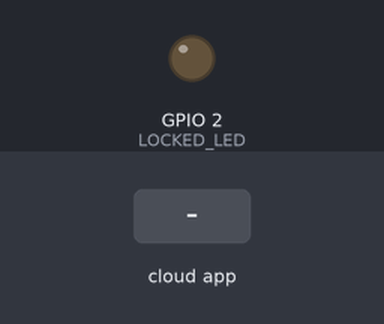
This sketch was run on a simulated ESP32. Parts: output pins drawn as LEDs (lit = HIGH). Inputs (shaded band) come from the test bench. WiFi joins after 1.5 s; servers stay silent unless stated; the Firebase database answers and starts empty; what the sketch prints to the serial monitor is not drawn.

Above: at 2.8 s.
2.9 s: the phone or cloud app sets locked to 1
At 3.6 s:
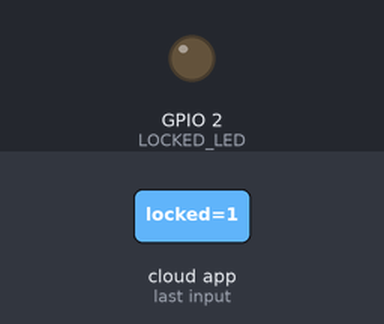
7.6 s: the phone or cloud app sets locked to 0
At 10.4 s:
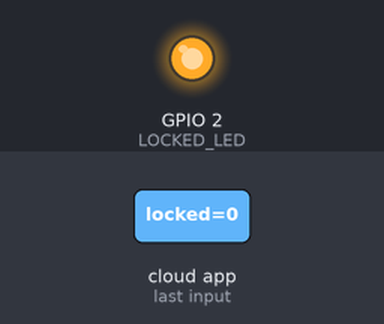
Timing chart, 0 to 11.9 s (numbered marks = the images above; inputs shaded):
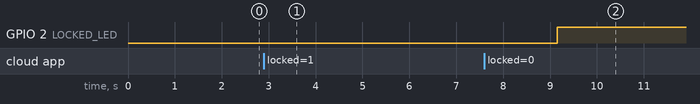

Measured:
- after the input at 2.9 s, GPIO 2 (LOCKED_LED): stays LOW (without the input it goes to HIGH after 0.25 s)
- after the input at 7.6 s, GPIO 2 (LOCKED_LED): LOW → HIGH after 1.6 s

The sketch:

Esp32.ino
```cpp
/**
 * Descrição: Código em Execução no Módulo do ESP32
 * Autor: Maychon Douglas // @maychondouglas
 * Data: 2021/1
 */


//Importando as bibliotecas que serão utilizadas
#include <WiFi.h>
#include <FirebaseESP32.h>

//Informações referentes a rede WiFi
#define WIFI_SSID "XXXXXXXX"
#define WIFI_PASSWORD "XXXXXXXX"

//Informações para autenticação no Firebase
#define FIREBASE_HOST "tcc-2-1e9c6-default-rtdb.firebaseio.com"
#define FIREBASE_AUTH "iujkpJUVXc2snvRdQ0cyaopb63URqYwseC5MOlfM"

//Led que mostra estado da TRANCA (Aceso => Aberto; Apagado => Fechado)
#define LOCKED_LED 2


FirebaseData fbdo;

unsigned long sendDataPrevMillis = 0;

String path = "/usuarios/maychondouglas";

uint16_t count = 0;

void printResult(FirebaseData &data);

void setup()
{
  pinMode(LOCKED_LED, OUTPUT);
  digitalWrite(LOCKED_LED, LOW);
  Serial.begin(115200);

  WiFi.begin(WIFI_SSID, WIFI_PASSWORD);
  Serial.print("Connecting to Wi-Fi");
  while (WiFi.status() != WL_CONNECTED)
  {
    Serial.print(".");
    delay(300);
  }
  if(WiFi.status() == WL_CONNECTED){
    Serial.println();
    Serial.print("Connected with IP: ");
    Serial.println(WiFi.localIP());
    Serial.println();
  }


  Firebase.begin(FIREBASE_HOST, FIREBASE_AUTH);
  Firebase.reconnectWiFi(true);

  if (!Firebase.beginStream(fbdo, path))
  {
    Serial.println("------------------------------------");
    Serial.println("Can't begin stream connection...");
    Serial.println("REASON: " + fbdo.errorReason());
    Serial.println("------------------------------------");
    Serial.println();
  }
}

void loop(){

  //AGUARDAR 3 SEGUNDOS PARA ESPERAR A REQUISIÇÃO SER COMPLETADA
  if (millis() - sendDataPrevMillis > 3000)
  {
    sendDataPrevMillis = millis();

    if(Firebase.getBool(fbdo, path + "/locked")){
      if(fbdo.boolData() == 1){
        //apagar a LED informando que a Tranca está Fechada
        digitalWrite(LOCKED_LED, LOW);
        Serial.println("------------------------------------");
        Serial.println("Fechado!");
        Serial.println("------------------------------------");
        Serial.println();
      }else{

        //ascender a LED informando que a Tranca está Aberta
        digitalWrite(LOCKED_LED, HIGH);
        Serial.println("------------------------------------");
        Serial.println("Aberto!");
        Serial.println("------------------------------------");
        Serial.println();
      }
    }else{
      Serial.println("------------------------------------");
      Serial.println("Something was error! :(");
      Serial.println("Description: " + fbdo.errorReason());
      Serial.println("------------------------------------");
      Serial.println();
    }
  }
}
```
